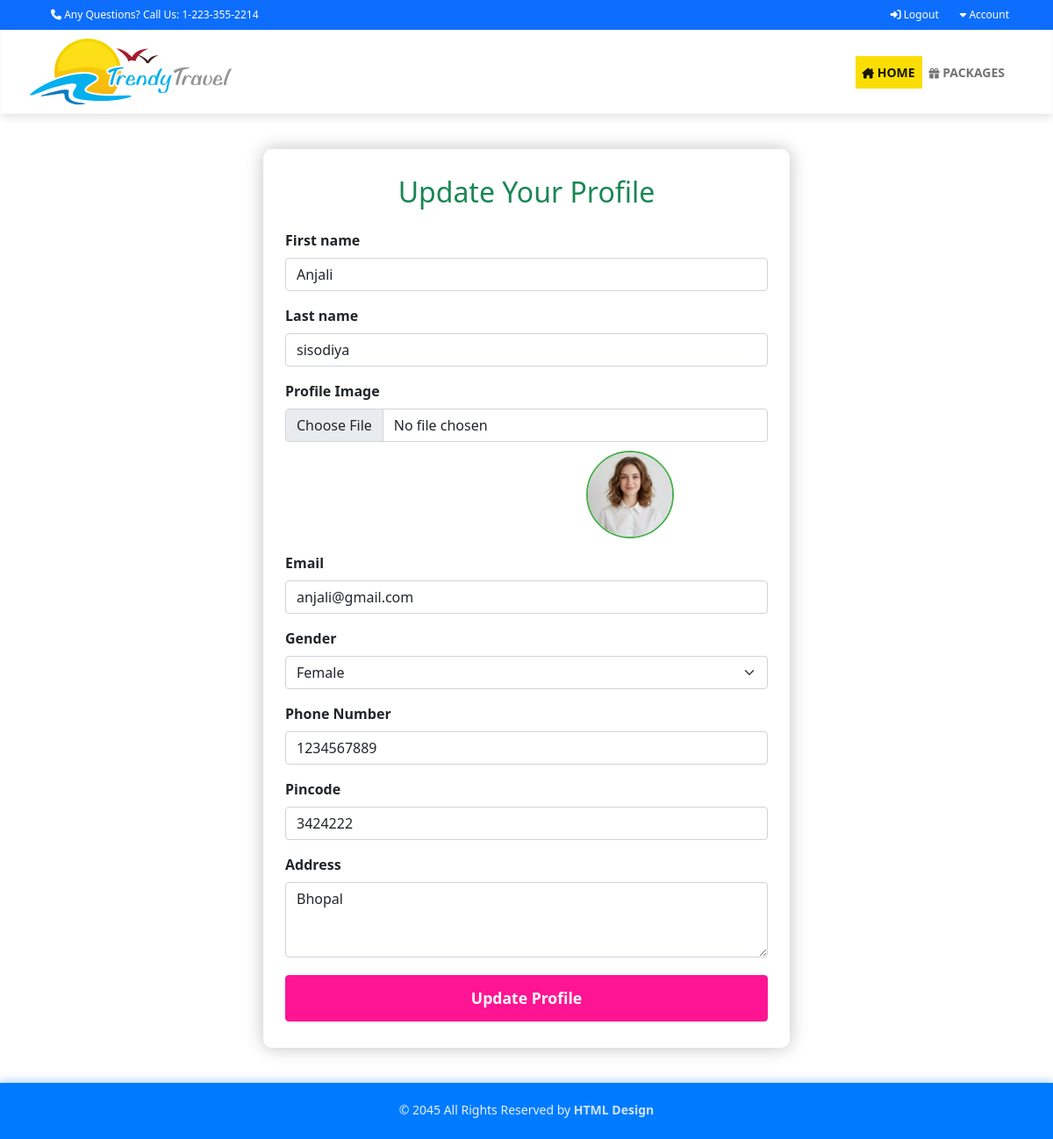
The page /user_profile_edit.php (signed in) on the database its author committed.
### tables this page shows
CREATE TABLE `user_details` (
  `id` int(11) NOT NULL,
  `user_id` int(11) NOT NULL,
  `first_name` varchar(25) NOT NULL,
  `last_name` varchar(25) NOT NULL,
  `profile_image` varchar(255) DEFAULT NULL,
  `email` varchar(50) NOT NULL,
  `gender` enum('Male','Female') NOT NULL,
  `phone` varchar(15) NOT NULL,
  `city_id` int(200) NOT NULL,
  `state_id` int(100) NOT NULL,
  `pincode` int(11) NOT NULL,
  `landmark` varchar(100) NOT NULL,
  `address` varchar(200) NOT NULL,
  `created_at` datetime NOT NULL DEFAULT current_timestamp(),
  `updated_at` datetime NOT NULL DEFAULT current_timestamp()
);

### user_profile_edit.php (the view, shortened to what this page needs)
<?php
include "dbconfig.php";
include 'header.php';
include 'nav.php';
$sql = "SELECT * FROM user_details WHERE user_id=" . $_SESSION['user_id'];
$result = $conn->query($sql);
$row = $result->fetch_assoc();
?>
<div class="update-container">
  <h2 class="mb-4 text-center text-success">Update Your Profile</h2>
  <form method="post" enctype="multipart/form-data" novalidate>
    <div class="mb-3">
      <label for="fname" class="form-label">First name</label>
      <input type="text" id="fname" name="fname" class="form-control" required value="<?php echo htmlspecialchars($row["first_name"]); ?>">
    </div>
    <div class="mb-3">
      <label for="lname" class="form-label">Last name</label>
      <input type="text" id="lname" name="lname" class="form-control" value="<?php echo htmlspecialchars($row["last_name"]); ?>">
    </div>
    <div class="mb-3">
      <label for="img" class="form-label">Profile Image</label>
      <input type="file" id="img" name="img" class="form-control" accept="image/*">
      <img src="<?php echo htmlspecialchars($row["profile_image"]); ?>" alt="Profile Image" class="userimg_updatepage">
    </div>
    <div class="mb-3">
      <label for="email" class="form-label">Email</label>
      <input type="email" id="email" name="email" class="form-control" required value="<?php echo htmlspecialchars($row["email"]); ?>">
    </div>
    <div class="mb-3">
      <label for="gender" class="form-label">Gender</label>
      <select id="gender" name="gender" class="form-select" required>
        <option value="Female" <?php echo ($row['gender'] == 'Female') ? 'selected' : '' ?>>Female</option>
      </select>
    </div>
    <div class="mb-3">
      <label for="phn" class="form-label">Phone Number</label>
      <input type="tel" id="phn" name="phn" class="form-control" pattern="[0-9]{10}" placeholder="10 digit phone number" value="<?php echo htmlspecialchars($row["phone"]); ?>">
    </div>
    <div class="mb-3">
      <label for="pincode" class="form-label">Pincode</label>
      <input type="text" id="pincode" name="pincode" class="form-control" pattern="[0-9]{6}" placeholder="6 digit pincode" value="<?php echo htmlspecialchars($row["pincode"]); ?>">
    </div>
    <div class="mb-3">
      <label for="address" class="form-label">Address</label>
      <textarea id="address" name="address" class="form-control" rows="3" required><?php echo htmlspecialchars($row["address"]); ?></textarea>
    </div>
    <button type="submit" name="update" class="btn btn-success updatebtn">Update Profile</button>
  </form>
</div>
<?php include 'footer.php'; ?>

### css/style.css (style rules this page uses)
.formbtn,.updatebtn { width: 100%; background-color: #FF1493!important; border-color: #FF1493!important; }
.userimg_updatepage { width: 45px; height: 35px; margin-top: -63px; margin-left: 343px; }
.updatebtn { margin-top: 4px; }

### user_profile_edit.php (style rules this page uses)
.update-container { max-width: 600px; margin: 40px auto; padding: 30px 25px; background: #fff; border-radius: 10px; box-shadow: 0 0 20px rgba(0, 0, 0, 0.25); }
.userimg_updatepage { width: 100px; height: 100px; object-fit: cover; border-radius: 50%; margin-top: 10px; border: 2px solid #4CAF50; }
.form-label { font-weight: 600; }
.updatebtn { width: 100%; padding: 12px; font-size: 1.1rem; font-weight: 600; }

### rows shown on the page
user_details: fname "Anjali", lname "sisodiya", profile_image (picture), email "anjali@gmail.com", gender "Female", phn "1234567889", pincode "3424222", address "Bhopal"
